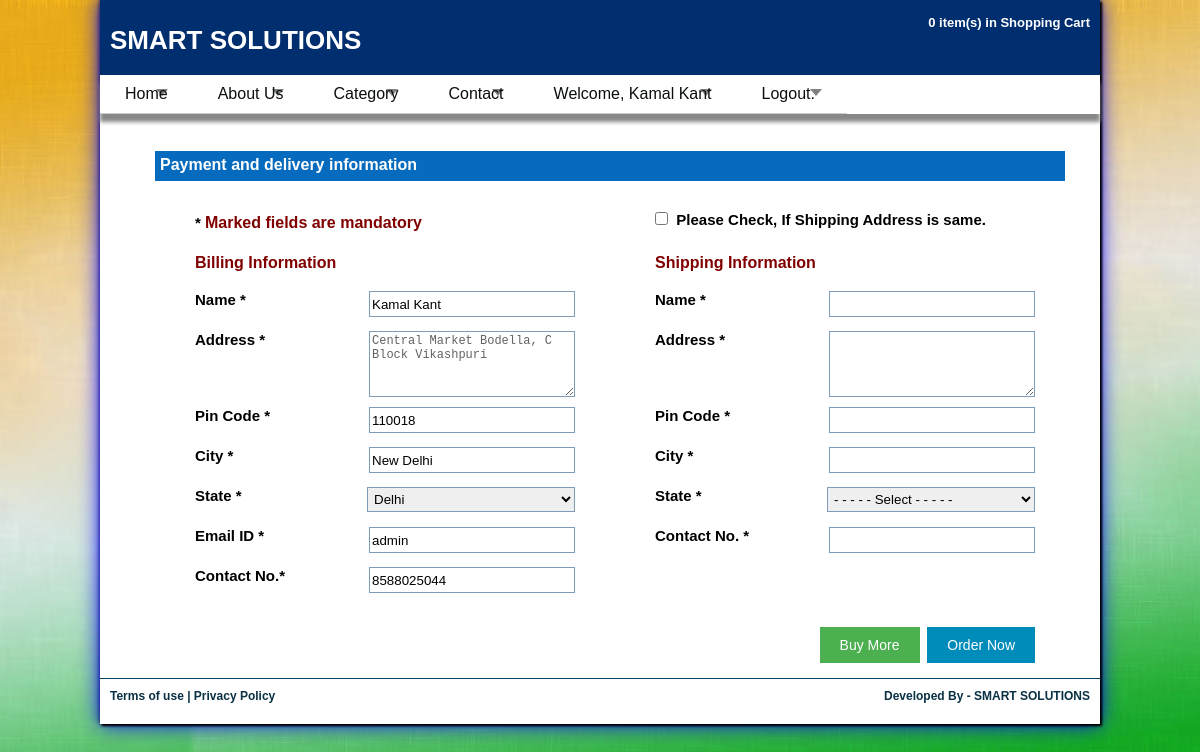
The page /checkout.php (signed in) on the database its author committed.
### tables this page shows
CREATE TABLE `users` (
  `id` bigint(20) NOT NULL auto_increment,
  `name` varchar(100) NOT NULL,
  `gender` varchar(50) default NULL,
  `email` varchar(100) NOT NULL,
  `mobile` varchar(20) NOT NULL,
  `address` varchar(500) default NULL,
  `city` varchar(100) default NULL,
  `state` varchar(100) default NULL,
  `pincode` varchar(100) default NULL,
  `news_letter` varchar(50) default 'yes',
  `password` varchar(25) NOT NULL,
  `utype` varchar(50) default NULL,
  `ustatus` char(1) default '1' COMMENT '1=>Active, 0=> Inactive',
  `created` datetime default NULL,
  `updated` datetime default NULL,
  PRIMARY KEY  (`id`),
  UNIQUE KEY `email_id` (`email`)
);

### dbconfig.php (called while the page is built, shortened)
<?php
if (isset($_SESSION['user_id'])) {
    $user_id = $_SESSION['user_id'];
}
?>

### checkout.php (the view, shortened to what this page needs)
<?php
include './dbconfig.php';
?>
<!DOCTYPE html PUBLIC "-//W3C//DTD XHTML 1.0 Transitional//EN" "http://www.w3.org/TR/xhtml1/DTD/xhtml1-transitional.dtd">
<html xmlns="http://www.w3.org/1999/xhtml">
    <head>
        <link href="stylesheet/style.css" rel="stylesheet" type="text/css" />
        <link href="stylesheet/menu.css" rel="stylesheet" type="text/css" />
        <link href="stylesheet/form-field.css" rel="stylesheet" type="text/css" />
        <link type="text/css" href="stylesheet/left-panel.css" rel="stylesheet"/>
    </head>
    <body>
        <div id="wrapper">
            <div id="container">
                <div id="header">
                    <?php
                    include('header.php');
                    ?>
                </div>
                <div id="center-page">
                    <div class="content">
                        <div class="clear">&nbsp;</div>
                        <div class="pay-head"><h2>Payment and delivery information</h2></div>
                        <form name="" action="" method="post">
                            <div>
                                <div class="form-left">
                                    <div class="indv-field">
                                        <span class="ref_font_bold">*</span>&nbsp;<span class="note">Marked fields are mandatory</span>
                                    </div>
                                    <div class="indv-field">
                                        <span class="note">Billing Information</span>
                                    </div>
                                    <?php
                                    $result_user = mysqli_query($con, 'select * from users where id = "' . $user_id . '" ');
                                    if (mysqli_num_rows($result_user) > 0) {
                                        $row = mysqli_fetch_array($result_user);
                                        ?>
                                        <div class="indv-field">
                                            <label for="Name">Name <span class="ref_font_bold">*</span></label>
                                            <input type="text" name="txtBillingName" id="txtBillingName" class="input-text" value="<?php echo $row['name']; ?>"/>
                                        </div>
                                        <div class="indv-field">
                                            <label for="address">Address <span class="ref_font_bold">*</span></label>
                                            <textarea name="textBillingAddress" id="textBillingAddress" class="input-textarea"><?php echo $row['address']; ?></textarea>
                                        </div>
                                        <div class="indv-field">
                                            <label for="pin">Pin Code <span class="ref_font_bold">*</span></label>
                                            <input type="text" name="txtBillingPinCode" id="txtBillingPinCode" class="input-text" value="<?php echo $row['pincode']; ?>" onkeyup="CheckForIntegers(this)"/>
                                        </div>
                                        <div class="indv-field">
                                            <label for="city">City <span class="ref_font_bold">*</span></label>
                                            <input type="text" name="txtBillingCity" id="txtBillingCity" class="input-text" value="<?php echo $row['city']; ?>"/>
                                        </div>
                                        <div class="indv-field">
                                            <label for="state">State <span class="ref_font_bold">*</span></label>
                                            <select name="cmbBillingState" id="cmbBillingState" class="input-text" style="width:208px; height:25px;">
                                                <?php
                                                $sql_query = "SELECT StateID,State FROM z_state";
                                                $result = mysqli_query($con, $sql_query);
                                                while ($row1 = mysqli_fetch_array($result)) {
                                                    if ($row1 ['State'] == $row['state']) {
                                                        echo '<option value="' . $row1 ['State'] . '" selected>' . $row1 ['State'] . '</option>';
                                                    } else {
                                                        echo '<option value="' . $row1 ['State'] . '">' . $row1 ['State'] . '</option>';
                                                    }
                                                    ?>
                                                    <?php
                                                }
                                                ?>
                                            </select>
                                        </div>
                                        <div class="indv-field">
                                            <label for="email">Email ID <span class="ref_font_bold">*</span></label>
                                            <input type="text" name="txtBillingEmailID" id="txtBillingEmailID" class="input-text" value="<?php echo $row['email']; ?>"/>
                                        </div>
                                        <div class="indv-field">
                                            <label for="phone">Contact No.<span class="ref_font_bold">*</span></label>
                                            <input type="text" name="txtBillingContNo" id="txtBillingContNo" class="input-text" value="<?php echo $row['mobile']; ?>" onkeyup="CheckForIntegers(this)"/>
                                        </div>
                                        <?php
                                    }
                                    ?>
                                </div>
                                <div class="form-left">
                                    <div class="indv-field">
                                        <input type="checkbox" name="chkSame" id="chkSame" onclick="copyToShip()"/>&nbsp; Please Check, If Shipping Address is same.
                                    </div>
                                    <div class="indv-field">
                                        <span class="note">Shipping Information</span>
                                    </div>
                                    <div class="indv-field">
                                        <label for="Name">Name <span class="ref_font_bold">*</span></label>
                                        <input type="text" name="txtShippingName" id="txtShippingName" class="input-text" value="<?php echo $_SESSION['ShipName']; ?>"/>
                                    </div>
                                    <div class="indv-field">
                                        <label for="address">Address <span class="ref_font_bold">*</span></label>
                                        <textarea name="textShippingAddressLine" id="textShippingAddressLine" class="input-textarea"><?php echo $_SESSION['ShipAddress']; ?></textarea>
                                    </div>
                                    <div class="indv-field">
                                        <label for="pin">Pin Code <span class="ref_font_bold">*</span></label>
                                        <input type="text" name="txtShippingPinCode" id="txtShippingPinCode" class="input-text" onkeyup="CheckForIntegers(this)" value="<?php echo $_SESSION['ShipContactNo']; ?>"/>
                                    </div>
                                    <div class="indv-field">
                                        <label for="city">City <span class="ref_font_bold">*</span></label>
                                        <input type="text" name="txtShippingCity" id="txtShippingCity" class="input-text" value="<?php echo $_SESSION['ShipCity']; ?>"/>
                                    </div>
                                    <div class="indv-field">
                                        <label for="state">State <span class="ref_font_bold">*</span></label>
                                        <select name="cmbShippingState" id="cmbShippingState" class="input-text" style="width:208px; height:25px;">
                                            <option value="na" selected> - - - - - Select - - - - -</option>
                                        </select>
                                    </div>
                                    <div class="indv-field">
                                        <label for="phone">Contact No. <span class="ref_font_bold">*</span></label>
                                        <input type="text" name="txtShippingContNo" id="txtShippingContNo" class="input-text" value="<?php echo $_SESSION['ShipContactNo']; ?>" onkeyup="CheckForIntegers(this)"/>
                                    </div>
                                </div>
                                <div style="text-align: right;width: 890px;clear: both;">
                                    <input class="prdbuttonbuynow" type="button" name="btnBuyMore" id="btnBuyMore" value="Buy More" onclick="window.location.href = 'category.php'"/>&nbsp;
                                    <input class="prdbuttonmore" type="submit" value="Order Now" name="btnOrder" id="btnOrder" onclick="return cehckUserDetails();" />
                                </div>
                            </div>
                        </form>
                    </div>
                </div>
                <div class="clear">&nbsp;</div>
                <?php
                include('footer.php');
                ?>
            </div>
        </div>
    </body>
</html>

### stylesheet/style.css (style rules this page uses)
* { margin:0px 0px 0px 0px; padding:0px 0px 0px 0px; }
body { font-family: calibri, "Trebuchet MS", Arial; font-size:13px; color:#636363; background:#ab1f22; margin:0px 0px 0px 0px; padding:0px 0px 0px 0px; background:url(../images/bg.jpg) top no-repeat; background-attachment:fixed; }
#wrapper { width:100%; margin:0px 0px 0px 0px; padding:0px 0px 0px 0px; }
#container { width:970px; margin:0px auto; padding:0px 15px; background-color: #ffffff; box-shadow: 2px 2px 2px black, 0 0 20px blue, 0 0 5px #000; }
#header { width:980px; margin:0px 0px 0px 0px; padding:0px 0px 0px 0px; height: 100px; }
#center-page { width:970px; height:auto;; padding: 0px; margin: 0px; }
.clear { clear:both; }
.content { width:100%; height:100%; padding:0px 0px 0px 0px; }
.prdbuttonbuynow { background-color: #4CAF50; border: none; color: white; padding: 10px 20px; text-align: center; text-decoration: none; display: inline-block; font-size: 14px; cursor: pointer; }
.prdbuttonmore { background-color: #008CBA; border: none; color: white; padding: 10px 20px; text-align: center; text-decoration: none; display: inline-block; font-size: 14px; cursor: pointer; }
.pay-head { width:900px; height:20px; background:#066abe; margin-left:10px; padding:5px; color:#FFFFFF; float:left; }
.pay-head h2 { font-size:16px; }
.form-left { width:400px; height:auto; float:left; margin:30px 10px 20px 10px; font-size:15px; font-weight:bold; padding-left:40px; color:#000000; }
.indv-field { width:380px; min-height:40px; float:left; }
.input-text { border: 1px solid #7F9DB9; width:200px; height:20px; padding:2px; float:right; }
.input-textarea { border: 1px solid #7F9DB9; width:202px; height:50px; padding:2px; float:right; margin-bottom:10px; }
.note { font-size: 16px; text-decoration: none; font-weight: bold; color: maroon; line-height: 24px; }

### stylesheet/form-field.css (style rules this page uses)
.input-textarea { width: 200px; font-size: 12px; font-weight: normal; height: 60px; padding: 2px; color: #636363; }
.content { color:#555; font-size:14px; font-weight:normal; padding-left: 30px; padding-right: 50px; }

### rows shown on the page
users: txtBillingName "Kamal Kant", textBillingAddress "Central Market Bodella, C Block Vikashpuri", txtBillingPinCode "110018", txtBillingCity "New Delhi", txtBillingEmailID "admin", txtBillingContNo "8588025044"

### other values the page prints
$user_name "Kamal Kant"
form field cmbBillingState "Delhi"
